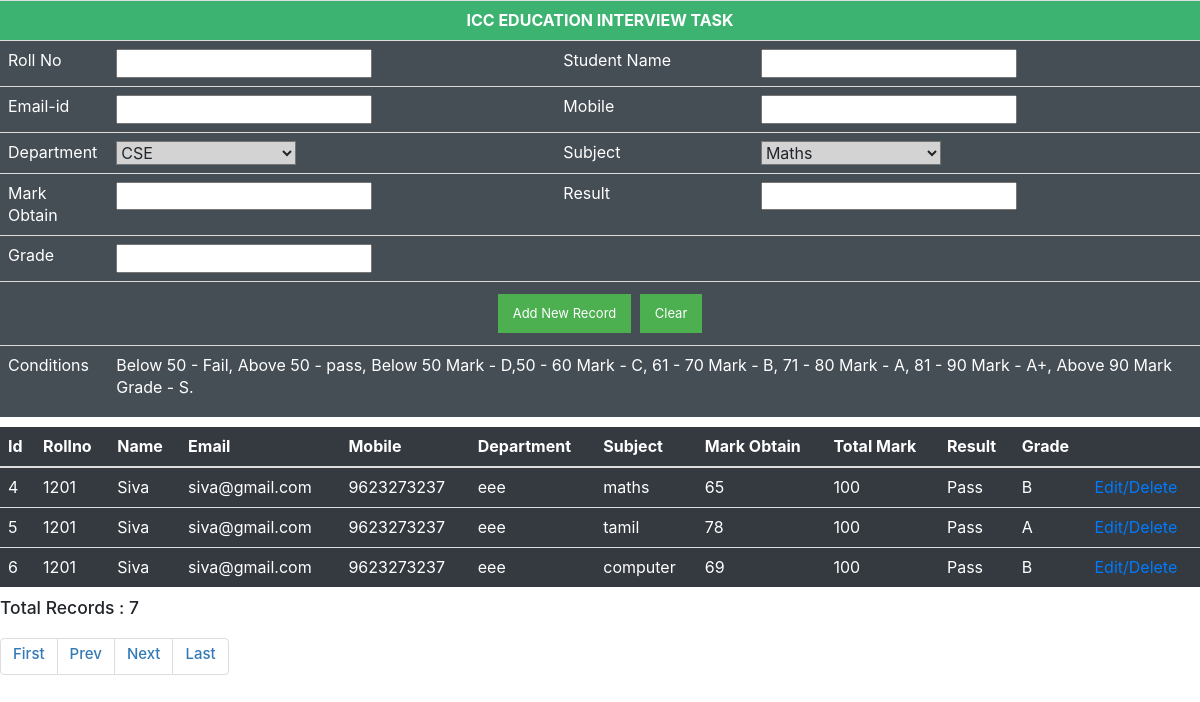
Screenshot of /?pageno=2 with the database file from the repository.
### tables this page shows
CREATE TABLE `students` (
  `id` int(10) NOT NULL AUTO_INCREMENT,
  `rollno` int(10) DEFAULT NULL,
  `name` varchar(100) DEFAULT NULL,
  `email` varchar(100) DEFAULT NULL,
  `mobile` varchar(100) DEFAULT NULL,
  `dept` varchar(100) DEFAULT NULL,
  PRIMARY KEY (`id`)
);

CREATE TABLE `results` (
  `id` int(10) NOT NULL AUTO_INCREMENT,
  `rollno` int(10) DEFAULT NULL,
  `subject` varchar(100) DEFAULT NULL,
  `total_mark` int(10) DEFAULT NULL,
  `mark_obtain` int(10) DEFAULT NULL,
  `result` varchar(10) DEFAULT NULL,
  `grade` varchar(100) DEFAULT NULL,
  PRIMARY KEY (`id`)
);

### crud.php (called while the page is built, shortened)
<?php
Class CrudConnect
{
	public $servername 	= "localhost";
	public $username 	= "root";
	public $password 	= "";
	public $database 	= "test";
	public $conn;
	function connect()
	{
		$this->conn = mysqli_connect($this->servername, $this->username,$this->password,$this->database);
		return $this->conn;
	}
	function select($offset, $no_of_records_per_page)
	{
		$sql = "SELECT r.id, s.rollno, s.name, s.email, s.mobile, s.dept, r.subject, r.total_mark, r.mark_obtain, r.result, r.grade
				FROM students s, results r
				WHERE s.rollno = r.rollno
				ORDER BY r.id ASC
				LIMIT $offset, $no_of_records_per_page";
		$select_result = mysqli_query($this->conn,$sql);
		return $select_result;
	}
}
?>

### index.php (the view, shortened to what this page needs)
<?php
	include 'add_new_record.php';
	include_once('crud.php');
	$objSelect 	= new CrudConnect();
	$conn 		= $objSelect->connect();
	if (isset($_GET['pageno']))
	{
		$pageno = $_GET['pageno'];
	}
	else
	{
		$pageno = 1;
	}
	$no_of_records_per_page = 3;
	$offset = ($pageno-1) * $no_of_records_per_page;
	$total_pages_sql = "SELECT COUNT(*) FROM students s, results r where s.rollno = r.rollno";
	$result = mysqli_query($conn,$total_pages_sql);
	$total_rows = mysqli_fetch_array($result)[0];
	$total_pages = ceil($total_rows / $no_of_records_per_page);
	$res_data = $objSelect->select($offset, $no_of_records_per_page);
?>
<html>
<head>
<link rel="stylesheet" href="https://maxcdn.bootstrapcdn.com/bootstrap/3.3.7/css/bootstrap.min.css">
<link rel="stylesheet" href="https://stackpath.bootstrapcdn.com/bootstrap/4.5.2/css/bootstrap.min.css">
<link rel="stylesheet" href="https://maxcdn.bootstrapcdn.com/font-awesome/4.7.0/css/font-awesome.min.css">
</head>
<body>
	<table class="table table-dark">
		<thead>
			<tr >
			<th scope="col">Id</th>
			<th scope="col">Rollno</th>
			<th scope="col">Name</th>
			<th scope="col">Email</th>
			<th scope="col">Mobile</th>
			<th scope="col">Department</th>
			<th scope="col">Subject</th>
			<th scope="col">Mark Obtain</th>
			<th scope="col">Total Mark</th>
			<th scope="col">Result</th>
			<th scope="col">Grade</th>
			<th scope="col"></th>
			</tr>
		</thead>
		<tbody>
			<?php
				while($row = mysqli_fetch_array($res_data))
				{
					$id 			= $row['id'];
					$rollno 		= $row['rollno'];
					$name 			= $row['name'];
					$email 			= $row['email'];
					$mobile 		= $row['mobile'];
					$dept 			= $row['dept'];
					$subject 		= $row['subject'];
					$mark_obtain 	= $row['mark_obtain'];
					$total_mark 	= $row['total_mark'];
					$result 		= $row['result'];
					$grade 			= $row['grade'];
			?>
					<tr>
					<td><?php echo $id; ?></td>
					<td><?php echo $rollno; ?></td>
					<td><?php echo $name; ?></td>
					<td><?php echo $email; ?></td>
					<td><?php echo $mobile; ?></td>
					<td><?php echo $dept; ?></td>
					<td><?php echo $subject; ?></td>
					<td><?php echo $mark_obtain; ?></td>
					<td><?php echo $total_mark; ?></td>
					<td><?php echo $result; ?></td>
					<td><?php echo $grade; ?></td>
					<td>
					<a href="edit_delete.php?id=<?php echo $id; ?>&rollno=<?php echo $rollno; ?>&name=<?php echo $name; ?>&email=<?php echo $email; ?> &mobile=<?php echo $mobile; ?>&dept=<?php echo $dept; ?>&subject=<?php echo $subject; ?>">Edit/Delete</a>
					</td>
					</tr>
			<?php
				}
			?>
		</tbody>
	</table>
	<h3>Total Records : <?php echo $total_rows; ?></h3>
    <ul class="pagination">
        <li><a href="?pageno=1"><h4>First</h4></a></li>
        <li class="<?php if($pageno <= 1){ echo 'disabled'; } ?>">
            <a href="<?php if($pageno <= 1){ echo '#'; } else { echo "?pageno=".($pageno - 1); } ?>"><h4>Prev</h4></a>
        </li>
        <li class="<?php if($pageno >= $total_pages){ echo 'disabled'; } ?>">
            <a href="<?php if($pageno >= $total_pages){ echo '#'; } else { echo "?pageno=".($pageno + 1); } ?>"><h4>Next</h4></a>
        </li>
        <li><a href="?pageno=<?php echo $total_pages; ?>"><h4>Last</h4></a></li>
    </ul>
</body>
</html>

### rows the page displays
students: results.id "4", rollno "1201", name "Siva", email "siva@gmail.com", mobile "9623273237", dept "eee", results.subject "maths", results.mark_obtain "65", results.total_mark "100", results.result "Pass", results.grade "B", results.id "5", results.subject "tamil", results.mark_obtain "78", results.grade "A", results.id "6", results.subject "computer", results.mark_obtain "69"

### other values shown
$total_rows "7"
